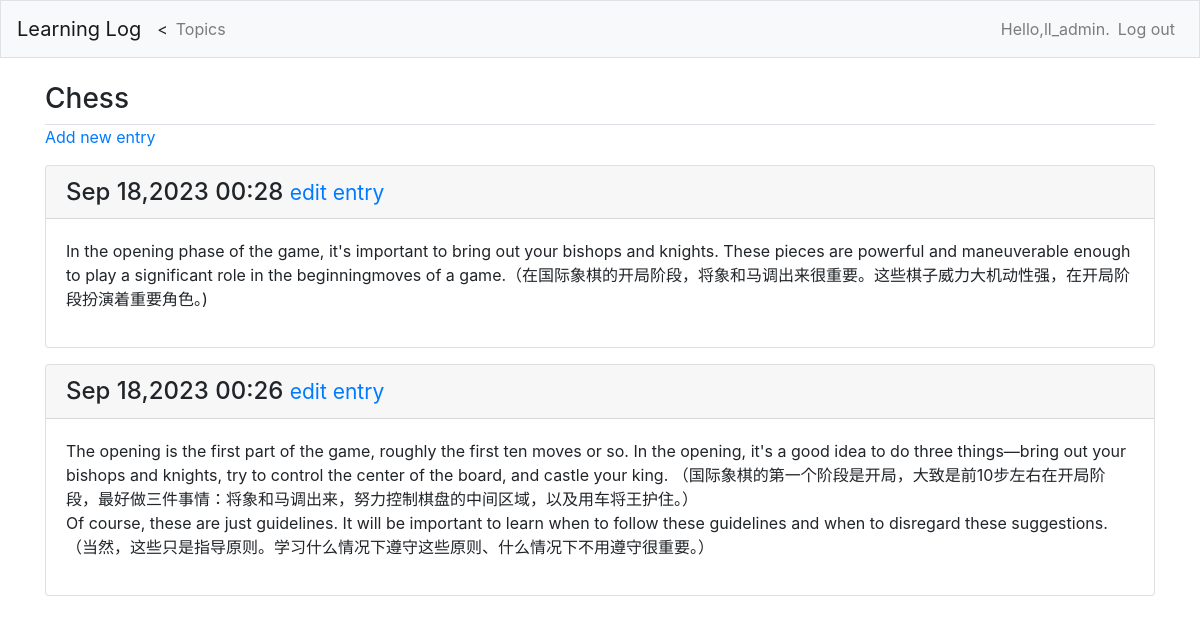
The page /topics/1/ (signed in) on the database its author committed.
### learning_logs/models.py (models this page shows, shortened)
class Topic(models.Model):
    text = models.CharField(max_length=200)
    date_added = models.DateTimeField(auto_now_add=True)
    owner=models.ForeignKey(User,on_delete=models.CASCADE)
    def __str__ (self):
        return self.text

class Entry(models.Model):
    topic = models.ForeignKey(Topic,on_delete=models.CASCADE)  # 级联删除
    text = models.TextField()
    date_added = models.DateTimeField(auto_now_add=True)
    class Meta:
        verbose_name_plural = 'entries'

### learning_logs/views.py (the view)
# urls.py: path('topics/<int:topic_id>/',views.topic,name='topic'),
@login_required
def topic(request,topic_id):
    topic = Topic.objects.get(id=topic_id)
    if topic.owner!=request.user:
        raise Http404
    entries = topic.entry_set.order_by('-date_added')
    context ={'topic': topic, 'entries': entries}
    return render(request,  'learning_logs/topic.html', context)

### learning_logs/templates/learning_logs/topic.html
{% extends 'learning_logs/base.html' %}
{% block page_header %}
  <h3>{{ topic }}</h3>
{% endblock page_header %}
{% block content %}
  <p>
    <a href="{% url 'learning_logs:new_entry' topic.id %}">Add new entry</a>
  </p>
{% for entry in entries %}
  <div class="card mb-3">
    <h4 class="card-header">
      {{ entry.date_added|date:'M d,Y H:i' }}
      <small><a href="{% url 'learning_logs:edit_entry' entry.id %}">edit entry</a></small>
      </h4>
      <div class="card-body">
        {{ entry.text|linebreaks }}
      </div>
  </div>
{% empty %}
  <p>There are no entries for this topic yet.</p>
{% endfor %}
{% endblock content %}

### learning_logs/templates/learning_logs/base.html (shortened to what this page needs)
<!DOCTYPE html>
{% load bootstrap4 %}
<html lang="en">
<head>
  {% bootstrap_css %}
</head>
<body>
  <nav class="navbar navbar-expand-md navbar-light bg-light mb-4 border">
    <a class="navbar-brand" href="{%url 'learning_logs:index' %}">Learning Log</a>
    <<div class="collapse navbar-collapse" id="navbarCollapse">
      <ul class="navbar-nav mr-auto">
        <li class="nav-item">
          <a class="nav-link" href="{% url 'learning_logs:topics' %}">Topics</a>
        </li>
      </ul>
      <ul class="navbar-nav ml-auto">
        {% if user.is_authenticated %}
          <li class="nav-item">
            <span class="navbar-text">Hello,{{ user.username }}.</span>
          </li>
          <li class="nav-item">
            <a class="nav-link" href="{% url 'users:logout' %}">Log out</a>
          </li>
        {% endif %}
      </ul>
  </div>
</nav>
<main role="main" class="container">
  <div class="pb-2mb-2 border-bottom">
    {% block page_header %}{% endblock page_header %}
  </div>
  <div>
    {% block content %}{% endblock content %}
  </div>
</main>
</body>
</html>

### rows shown on the page
Topic: text "Chess"
Entry: date_added "Sep 18,2023 00:28", text "In the opening phase of the game, it's important to bring out your bishops and knights. These pieces are powerful and maneuverable enough to play a significant role in the beginningmoves of a game.（在国际象棋的开局阶段，将象和马调出来很重要。这些棋子威力大机动性强，在开局阶段扮演着重要角色。)"
Entry: date_added "Sep 18,2023 00:26", text "The opening is the first part of the game, roughly the first ten moves or so. In the opening, it's a good idea to do three things—bring out your bishops and knights, try to control the center of the board, and castle your king. （国际象棋的第一个阶段是开局，大致是前10步左右在开局阶段，最好做三件事情：将象和马调出来，努力控制棋盘的中间区域，以及用车将王护住。） Of course, these are just guidelines. It will be important to learn when to follow these guidelines and when to disregard these suggestions.（当然，这些只是指导原则。学习什么情况下遵守这些原则、什么情况下不用遵守很重要。）"

### other values the page prints
{{ user.username }} "ll_admin"
